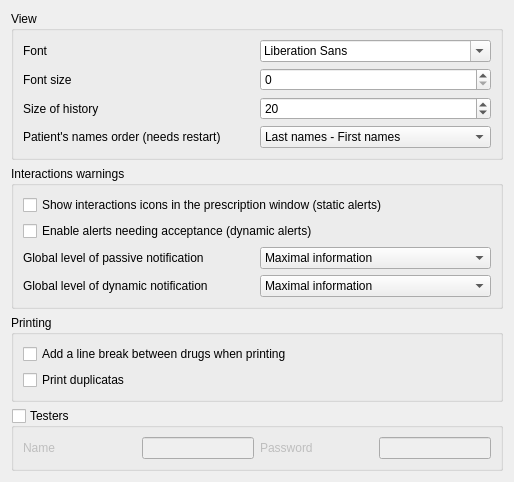
<?xml version="1.0" encoding="UTF-8"?>
<ui version="4.0">
 <class>DrugsWidget::Internal::DrugGeneralPreferencesWidget</class>
 <widget class="QWidget" name="DrugsWidget::Internal::DrugGeneralPreferencesWidget">
  <property name="geometry">
   <rect>
    <x>0</x>
    <y>0</y>
    <width>514</width>
    <height>455</height>
   </rect>
  </property>
  <property name="windowTitle">
   <string>Form</string>
  </property>
  <layout class="QGridLayout" name="gridLayout_4">
   <item row="0" column="0">
    <widget class="QGroupBox" name="groupBox_2">
     <property name="sizePolicy">
      <sizepolicy hsizetype="Preferred" vsizetype="Preferred">
       <horstretch>0</horstretch>
       <verstretch>0</verstretch>
      </sizepolicy>
     </property>
     <property name="title">
      <string>View</string>
     </property>
     <layout class="QGridLayout" name="gridLayout_2">
      <item row="1" column="0">
       <widget class="QLabel" name="label_5">
        <property name="sizePolicy">
         <sizepolicy hsizetype="Expanding" vsizetype="Preferred">
          <horstretch>0</horstretch>
          <verstretch>0</verstretch>
         </sizepolicy>
        </property>
        <property name="minimumSize">
         <size>
          <width>0</width>
          <height>0</height>
         </size>
        </property>
        <property name="text">
         <string>Font</string>
        </property>
       </widget>
      </item>
      <item row="2" column="1">
       <widget class="QSpinBox" name="viewFontSizeSpin">
        <property name="sizePolicy">
         <sizepolicy hsizetype="Minimum" vsizetype="Preferred">
          <horstretch>0</horstretch>
          <verstretch>0</verstretch>
         </sizepolicy>
        </property>
        <property name="minimumSize">
         <size>
          <width>0</width>
          <height>0</height>
         </size>
        </property>
       </widget>
      </item>
      <item row="1" column="1">
       <widget class="QFontComboBox" name="viewFontCombo">
        <property name="sizePolicy">
         <sizepolicy hsizetype="Minimum" vsizetype="Preferred">
          <horstretch>0</horstretch>
          <verstretch>0</verstretch>
         </sizepolicy>
        </property>
        <property name="minimumSize">
         <size>
          <width>0</width>
          <height>0</height>
         </size>
        </property>
       </widget>
      </item>
      <item row="2" column="0">
       <widget class="QLabel" name="label_4">
        <property name="sizePolicy">
         <sizepolicy hsizetype="Expanding" vsizetype="Preferred">
          <horstretch>0</horstretch>
          <verstretch>0</verstretch>
         </sizepolicy>
        </property>
        <property name="minimumSize">
         <size>
          <width>0</width>
          <height>0</height>
         </size>
        </property>
        <property name="text">
         <string>Font size</string>
        </property>
       </widget>
      </item>
      <item row="3" column="0">
       <widget class="QLabel" name="label_6">
        <property name="text">
         <string>Size of history</string>
        </property>
       </widget>
      </item>
      <item row="3" column="1">
       <widget class="QSpinBox" name="historicSizeSpin">
        <property name="sizePolicy">
         <sizepolicy hsizetype="Minimum" vsizetype="Preferred">
          <horstretch>0</horstretch>
          <verstretch>0</verstretch>
         </sizepolicy>
        </property>
        <property name="value">
         <number>20</number>
        </property>
       </widget>
      </item>
      <item row="4" column="0">
       <widget class="QLabel" name="patientNameOrderLabel">
        <property name="text">
         <string>Patient's names order (needs restart)</string>
        </property>
       </widget>
      </item>
      <item row="4" column="1">
       <widget class="QComboBox" name="patientNameOrder">
        <item>
         <property name="text">
          <string>Last names - First names</string>
         </property>
        </item>
        <item>
         <property name="text">
          <string>First names - Last names</string>
         </property>
        </item>
       </widget>
      </item>
     </layout>
    </widget>
   </item>
   <item row="3" column="0">
    <widget class="QGroupBox" name="testerBox">
     <property name="title">
      <string>Testers</string>
     </property>
     <property name="checkable">
      <bool>true</bool>
     </property>
     <property name="checked">
      <bool>false</bool>
     </property>
     <layout class="QGridLayout" name="gridLayout_3">
      <item row="0" column="0">
       <widget class="QLabel" name="label_2">
        <property name="sizePolicy">
         <sizepolicy hsizetype="Expanding" vsizetype="Preferred">
          <horstretch>0</horstretch>
          <verstretch>0</verstretch>
         </sizepolicy>
        </property>
        <property name="text">
         <string>Name</string>
        </property>
       </widget>
      </item>
      <item row="0" column="1">
       <widget class="QLineEdit" name="userNameEdit"/>
      </item>
      <item row="0" column="2">
       <widget class="QLabel" name="label_3">
        <property name="sizePolicy">
         <sizepolicy hsizetype="Expanding" vsizetype="Preferred">
          <horstretch>0</horstretch>
          <verstretch>0</verstretch>
         </sizepolicy>
        </property>
        <property name="text">
         <string>Password</string>
        </property>
       </widget>
      </item>
      <item row="0" column="3">
       <widget class="QLineEdit" name="userPasswordEdit">
        <property name="enabled">
         <bool>false</bool>
        </property>
       </widget>
      </item>
     </layout>
    </widget>
   </item>
   <item row="4" column="0">
    <spacer name="verticalSpacer">
     <property name="orientation">
      <enum>Qt::Vertical</enum>
     </property>
     <property name="sizeHint" stdset="0">
      <size>
       <width>20</width>
       <height>40</height>
      </size>
     </property>
    </spacer>
   </item>
   <item row="1" column="0">
    <widget class="QGroupBox" name="groupBox">
     <property name="title">
      <string>Interactions warnings</string>
     </property>
     <layout class="QGridLayout" name="gridLayout">
      <item row="2" column="0">
       <widget class="QLabel" name="label_7">
        <property name="text">
         <string>Global level of passive notification</string>
        </property>
       </widget>
      </item>
      <item row="2" column="1">
       <widget class="QComboBox" name="levelOfWarningCombo">
        <property name="sizePolicy">
         <sizepolicy hsizetype="Preferred" vsizetype="Preferred">
          <horstretch>0</horstretch>
          <verstretch>0</verstretch>
         </sizepolicy>
        </property>
        <item>
         <property name="text">
          <string>Maximal information</string>
         </property>
        </item>
        <item>
         <property name="text">
          <string>Moderate information</string>
         </property>
        </item>
        <item>
         <property name="text">
          <string>Minimal information</string>
         </property>
        </item>
       </widget>
      </item>
      <item row="6" column="0">
       <widget class="QLabel" name="label_8">
        <property name="text">
         <string>Global level of dynamic notification</string>
        </property>
        <property name="indent">
         <number>0</number>
        </property>
       </widget>
      </item>
      <item row="6" column="1">
       <widget class="QComboBox" name="dynamicAlertsLevel">
        <item>
         <property name="text">
          <string>Maximal information</string>
         </property>
        </item>
        <item>
         <property name="text">
          <string>Moderate information</string>
         </property>
        </item>
        <item>
         <property name="text">
          <string>Minimal information</string>
         </property>
        </item>
       </widget>
      </item>
      <item row="0" column="0" colspan="2">
       <widget class="QCheckBox" name="showIconsCheck">
        <property name="text">
         <string>Show interactions icons in the prescription window (static alerts)</string>
        </property>
       </widget>
      </item>
      <item row="1" column="0" colspan="2">
       <widget class="QCheckBox" name="dynamicAlerts">
        <property name="text">
         <string>Enable alerts needing acceptance (dynamic alerts)</string>
        </property>
       </widget>
      </item>
     </layout>
    </widget>
   </item>
   <item row="2" column="0">
    <widget class="QGroupBox" name="printingGroupBox">
     <property name="title">
      <string>Printing</string>
     </property>
     <layout class="QGridLayout" name="gridLayout_5">
      <item row="0" column="0">
       <widget class="QCheckBox" name="lineBreakCheck">
        <property name="text">
         <string>Add a line break between drugs when printing</string>
        </property>
       </widget>
      </item>
      <item row="1" column="0">
       <widget class="QCheckBox" name="printDuplicataCheck">
        <property name="text">
         <string>Print duplicatas</string>
        </property>
       </widget>
      </item>
     </layout>
    </widget>
   </item>
  </layout>
 </widget>
 <resources/>
 <connections>
  <connection>
   <sender>dynamicAlerts</sender>
   <signal>clicked(bool)</signal>
   <receiver>label_8</receiver>
   <slot>setEnabled(bool)</slot>
   <hints>
    <hint type="sourcelabel">
     <x>83</x>
     <y>272</y>
    </hint>
    <hint type="destinationlabel">
     <x>88</x>
     <y>293</y>
    </hint>
   </hints>
  </connection>
  <connection>
   <sender>dynamicAlerts</sender>
   <signal>clicked(bool)</signal>
   <receiver>dynamicAlertsLevel</receiver>
   <slot>setEnabled(bool)</slot>
   <hints>
    <hint type="sourcelabel">
     <x>290</x>
     <y>269</y>
    </hint>
    <hint type="destinationlabel">
     <x>298</x>
     <y>288</y>
    </hint>
   </hints>
  </connection>
 </connections>
</ui>
